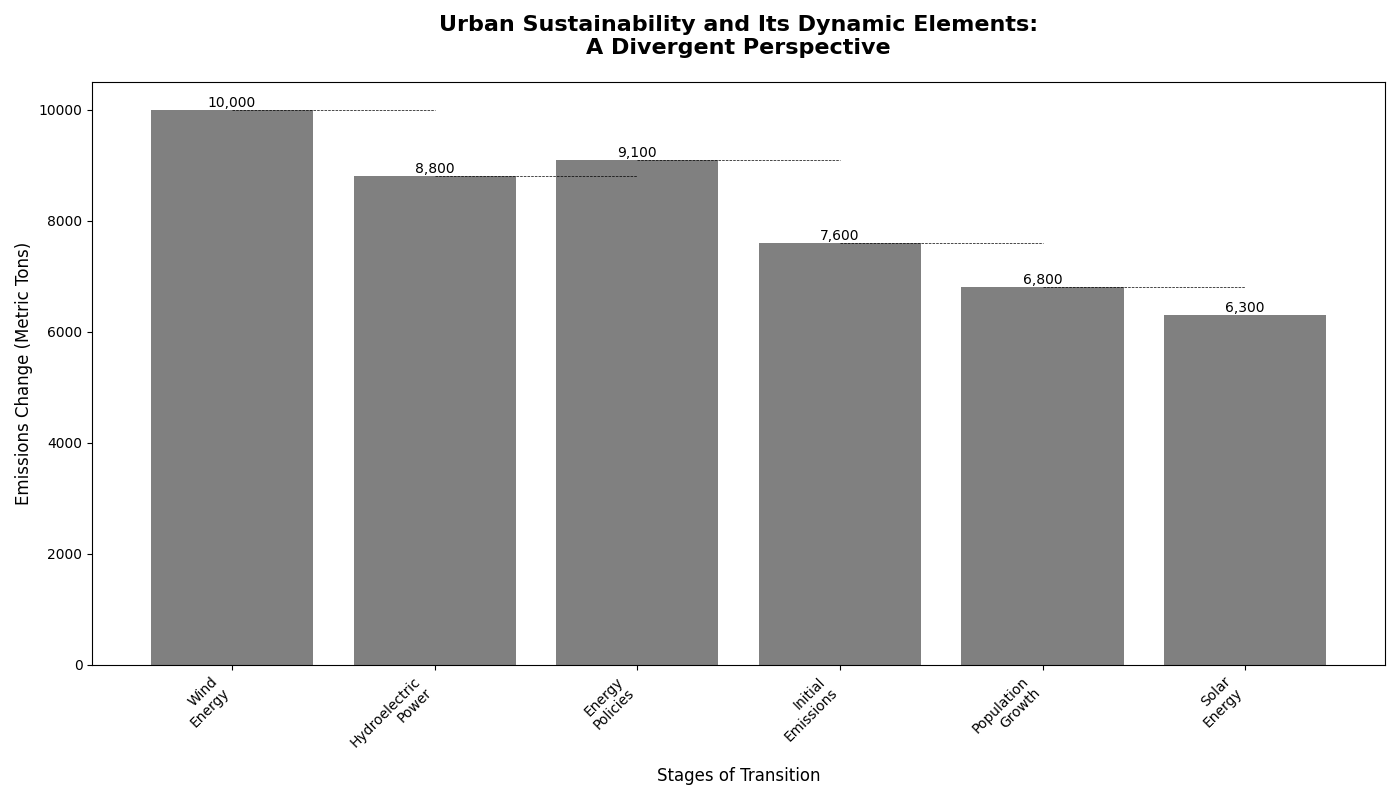

Generate this figure with Python:
import matplotlib.pyplot as plt
import numpy as np

initial_emissions = 10000
# Manually shuffled emissions changes
emissions_changes = np.array([-1200, 300, -1500, -800, -500])

emissions_positions = np.zeros(len(emissions_changes) + 1)
emissions_positions[0] = initial_emissions
for i in range(1, len(emissions_positions)):
    emissions_positions[i] = emissions_positions[i-1] + emissions_changes[i-1]

# Manually shuffled stages
stages = [
    'Wind\nEnergy',
    'Hydroelectric\nPower',
    'Energy\nPolicies',
    'Initial\nEmissions',
    'Population\nGrowth',
    'Solar\nEnergy'
]

consistent_color = '#808080'  
colors = [consistent_color] * (len(emissions_changes) + 1)

fig, ax = plt.subplots(figsize=(14, 8))
bars = ax.bar(stages, emissions_positions, color=colors)

for i in range(1, len(emissions_positions)):
    ax.plot([i-1, i], [emissions_positions[i-1], emissions_positions[i-1]], "k--", linewidth=0.5)

for bar, pos in zip(bars, emissions_positions):
    yval = bar.get_height()
    ax.text(bar.get_x() + bar.get_width()/2, yval, f"{pos:,.0f}", ha='center', va='bottom' if yval >= 0 else 'top', fontsize=10)

ax.set_title("Urban Sustainability and Its Dynamic Elements:\nA Divergent Perspective", fontsize=16, fontweight='bold', pad=20)
ax.set_ylabel('Emissions Change (Metric Tons)', fontsize=12)
ax.set_xlabel('Stages of Transition', fontsize=12)

plt.xticks(rotation=45, ha='right')
plt.tight_layout()
plt.show()
